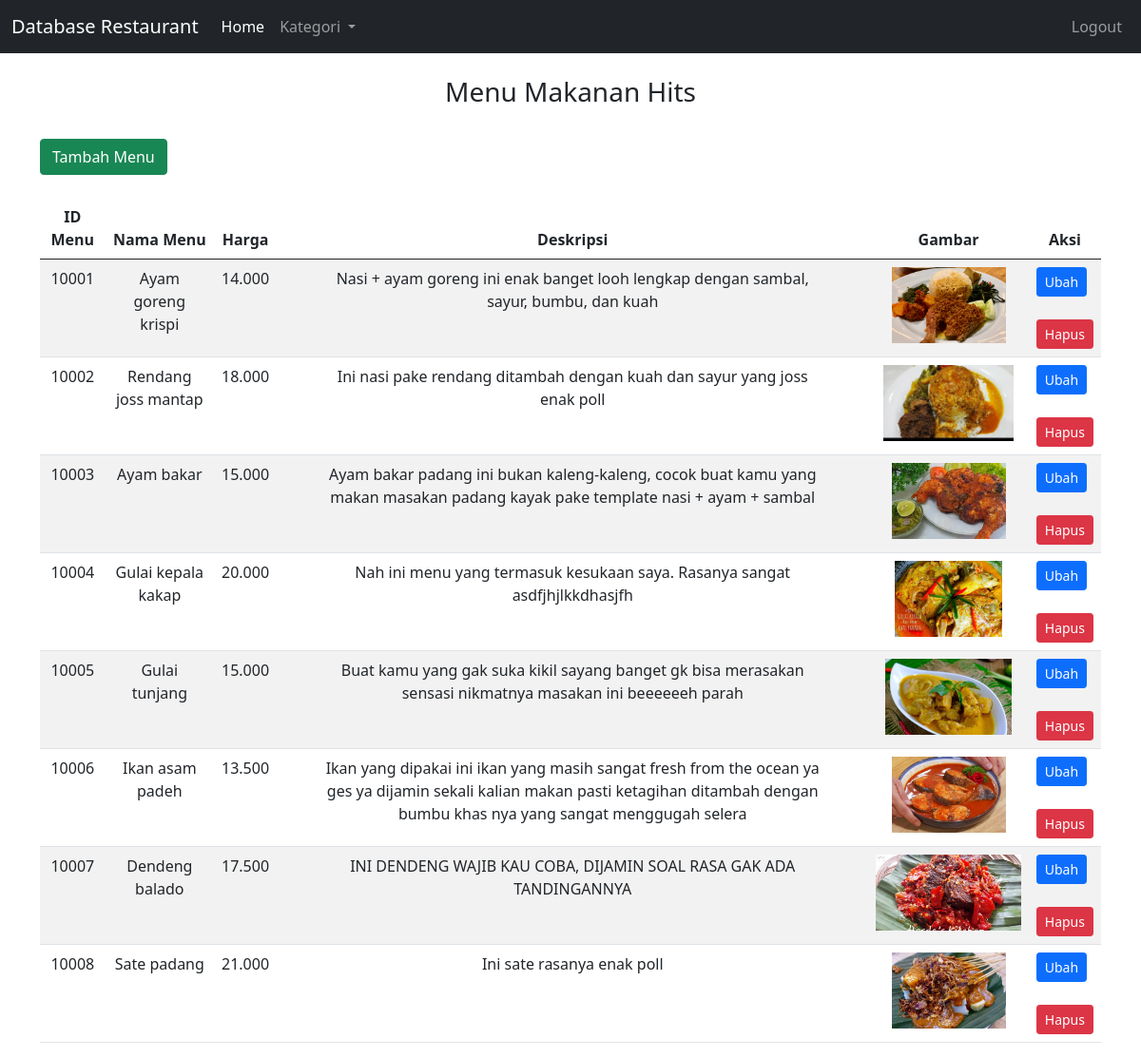
/reccomended.php, run on the app's committed database.
### reccomended.php (the view, shortened to what this page needs)
<!DOCTYPE html>
<html>
<head>
    <link href="https://cdn.jsdelivr.net/npm/bootstrap@5.0.2/dist/css/bootstrap.min.css" rel="stylesheet">
</head>
<body>
<nav class="navbar navbar-expand-lg navbar-dark bg-dark">
        <div class="container-fluid">
            <a class="navbar-brand" href="admin.php">Database Restaurant</a>
            <div class="collapse navbar-collapse" id="navbarScroll">
                <ul class="navbar-nav me-auto mb-2 mb-lg-0">
                    <li class="nav-item">
                        <a class="nav-link active" aria-current="page" href="admin.php">Home</a>
                    </li>
                    <li class="nav-item dropdown">
                        <a class="nav-link dropdown-toggle" href="#" id="navbarDropdown" role="button" data-bs-toggle="dropdown" aria-haspopup="true" aria-expanded="false">
                            Kategori
                        </a>
                    </li>
                </ul>
                <ul class="navbar-nav ml-auto">
                    <li class="nav-item">
                        <a class="nav-link" href="./logout.php">Logout</a>
                    </li>
                </ul>
            </div>
        </div>
    </nav>
    <div class="container mt-4">
        <h3 class="text-center">Menu Makanan Hits</h3>
        <br/>
        <a href="kelola.php" class="btn btn-success">Tambah Menu</a>
        <br/>
        <br/>
        <table class="table table-striped">
            <thead>
                <tr>
                    <th class="text-center">ID Menu</th>
                    <th class="text-center">Nama Menu</th>
                    <th class="text-center">Harga</th>
                    <th class="text-center">Deskripsi</th>
                    <th class="text-center">Gambar</th>
                    <th class="text-center">Aksi</th>
                </tr>
            </thead>
            <tbody>
                <?php
                include 'koneksi.php';
                $sql = mysqli_query($conn, "SELECT * FROM `menu reccomended`");
                while ($result = mysqli_fetch_assoc($sql)) {
                    ?>
                    <tr>
                        <td class="text-center"><?php echo $result['ID_reccomended'] ?></td>
                        <td class="text-center"><?php echo $result['Nama_menu'] ?></td>
                        <td class="text-center"><?php echo $result['Harga'] ?></td>
                        <td class="text-center px-5"><?php echo $result['Deskripsi'] ?></td>
                        <td class="text-center"><img src="img/<?php echo $result['Gambar'] ?>" style="max-height: 80px;" alt="Gambar Menu"></td>
                        <td>
                            <a href="./ubahdata/ubahrecomended.php?ubah=<?php echo $result['ID_reccomended'] ?>" class="btn btn-primary btn-sm">Ubah</a>
                            <br/>
                            <br/>
                            <a href="./hapusdata/hapusrecomended.php?hapus=<?php echo $result['ID_reccomended'] ?>" class="btn btn-danger btn-sm">Hapus</a>
                        </td>
                    </tr>
                    <?php
                }
                ?>
            </tbody>
        </table>
    </div>
</body>
</html>

### data on the page
menu reccomended: ID_reccomended "10001", Nama_menu "Ayam goreng krispi", Harga "14.000", Deskripsi "Nasi + ayam goreng ini enak banget looh lengkap dengan sambal, sayur, bumbu, dan kuah", Gambar (picture)
menu reccomended: ID_reccomended "10002", Nama_menu "Rendang joss mantap", Harga "18.000", Deskripsi "Ini nasi pake rendang ditambah dengan kuah dan sayur yang joss enak poll", Gambar (picture)
menu reccomended: ID_reccomended "10003", Nama_menu "Ayam bakar", Harga "15.000", Deskripsi "Ayam bakar padang ini bukan kaleng-kaleng, cocok buat kamu yang makan masakan padang kayak pake template nasi + ayam + sambal", Gambar (picture)
menu reccomended: ID_reccomended "10004", Nama_menu "Gulai kepala kakap", Harga "20.000", Deskripsi "Nah ini menu yang termasuk kesukaan saya. Rasanya sangat asdfjhjlkkdhasjfh", Gambar (picture)
menu reccomended: ID_reccomended "10005", Nama_menu "Gulai tunjang", Harga "15.000", Deskripsi "Buat kamu yang gak suka kikil sayang banget gk bisa merasakan sensasi nikmatnya masakan ini beeeeeeh parah", Gambar (picture)
menu reccomended: ID_reccomended "10006", Nama_menu "Ikan asam padeh", Harga "13.500", Deskripsi "Ikan yang dipakai ini ikan yang masih sangat fresh from the ocean ya ges ya dijamin sekali kalian makan pasti ketagihan ditambah dengan bumbu khas nya yang sangat menggugah selera", Gambar (picture)
menu reccomended: ID_reccomended "10007", Nama_menu "Dendeng balado", Harga "17.500", Deskripsi "INI DENDENG WAJIB KAU COBA, DIJAMIN SOAL RASA GAK ADA TANDINGANNYA", Gambar (picture)
menu reccomended: ID_reccomended "10008", Nama_menu "Sate padang", Harga "21.000", Deskripsi "Ini sate rasanya enak poll", Gambar (picture)
